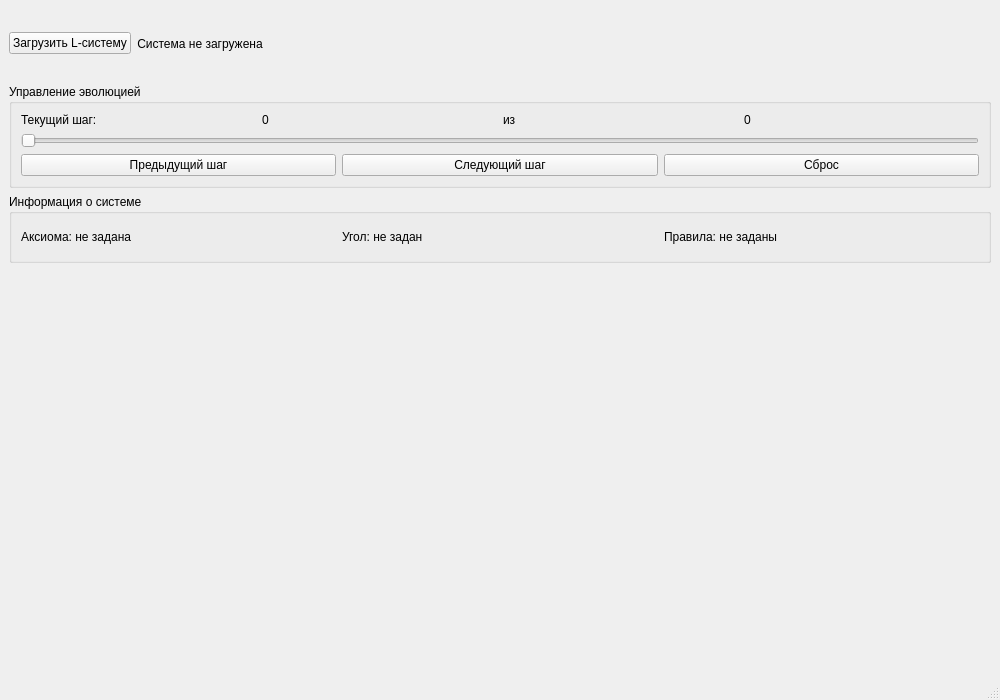
<?xml version="1.0" encoding="UTF-8"?>
<ui version="4.0">
    <class>MainWindow</class>
    <widget class="QMainWindow" name="MainWindow">
        <property name="geometry">
            <rect>
                <x>0</x>
                <y>0</y>
                <width>1000</width>
                <height>700</height>
            </rect>
        </property>
        <property name="windowTitle">
            <string>Визуализатор L-систем</string>
        </property>
        <widget class="QWidget" name="centralwidget">
            <layout class="QVBoxLayout" name="verticalLayout">
                <item>
                    <layout class="QHBoxLayout" name="horizontalLayout">
                        <item>
                            <widget class="QPushButton" name="loadButton">
                                <property name="text">
                                    <string>Загрузить L-систему</string>
                                </property>
                            </widget>
                        </item>
                        <item>
                            <widget class="QLabel" name="systemNameLabel">
                                <property name="text">
                                    <string>Система не загружена</string>
                                </property>
                                <property name="alignment">
                                    <set>Qt::AlignCenter</set>
                                </property>
                            </widget>
                        </item>
                        <item>
                            <spacer name="horizontalSpacer">
                                <property name="orientation">
                                    <enum>Qt::Horizontal</enum>
                                </property>
                                <property name="sizeHint" stdset="0">
                                    <size>
                                        <width>40</width>
                                        <height>20</height>
                                    </size>
                                </property>
                            </spacer>
                        </item>
                    </layout>
                </item>
                <item>
                    <widget class="QGroupBox" name="controlGroup">
                        <property name="title">
                            <string>Управление эволюцией</string>
                        </property>
                        <layout class="QVBoxLayout" name="verticalLayout_2">
                            <item>
                                <layout class="QHBoxLayout" name="horizontalLayout_2">
                                    <item>
                                        <widget class="QLabel" name="label">
                                            <property name="text">
                                                <string>Текущий шаг:</string>
                                            </property>
                                        </widget>
                                    </item>
                                    <item>
                                        <widget class="QLabel" name="stepLabel">
                                            <property name="text">
                                                <string>0</string>
                                            </property>
                                        </widget>
                                    </item>
                                    <item>
                                        <widget class="QLabel" name="label_3">
                                            <property name="text">
                                                <string>из</string>
                                            </property>
                                        </widget>
                                    </item>
                                    <item>
                                        <widget class="QLabel" name="maxStepLabel">
                                            <property name="text">
                                                <string>0</string>
                                            </property>
                                        </widget>
                                    </item>
                                </layout>
                            </item>
                            <item>
                                <widget class="QSlider" name="stepSlider">
                                    <property name="minimum">
                                        <number>0</number>
                                    </property>
                                    <property name="maximum">
                                        <number>0</number>
                                    </property>
                                    <property name="value">
                                        <number>0</number>
                                    </property>
                                    <property name="orientation">
                                        <enum>Qt::Horizontal</enum>
                                    </property>
                                </widget>
                            </item>
                            <item>
                                <layout class="QHBoxLayout" name="horizontalLayout_3">
                                    <item>
                                        <widget class="QPushButton" name="prevButton">
                                            <property name="text">
                                                <string>Предыдущий шаг</string>
                                            </property>
                                        </widget>
                                    </item>
                                    <item>
                                        <widget class="QPushButton" name="nextButton">
                                            <property name="text">
                                                <string>Следующий шаг</string>
                                            </property>
                                        </widget>
                                    </item>
                                    <item>
                                        <widget class="QPushButton" name="resetButton">
                                            <property name="text">
                                                <string>Сброс</string>
                                            </property>
                                        </widget>
                                    </item>
                                </layout>
                            </item>
                        </layout>
                    </widget>
                </item>
                <item>
                    <widget class="QGroupBox" name="infoGroup">
                        <property name="title">
                            <string>Информация о системе</string>
                        </property>
                        <layout class="QHBoxLayout" name="horizontalLayout_4">
                            <item>
                                <widget class="QLabel" name="axiomLabel">
                                    <property name="text">
                                        <string>Аксиома: не задана</string>
                                    </property>
                                </widget>
                            </item>
                            <item>
                                <widget class="QLabel" name="angleLabel">
                                    <property name="text">
                                        <string>Угол: не задан</string>
                                    </property>
                                </widget>
                            </item>
                            <item>
                                <widget class="QLabel" name="rulesLabel">
                                    <property name="text">
                                        <string>Правила: не заданы</string>
                                    </property>
                                </widget>
                            </item>
                        </layout>
                    </widget>
                </item>
                <item>
                    <widget class="QWidget" name="drawingArea">
                        <property name="minimumSize">
                            <size>
                                <width>400</width>
                                <height>400</height>
                            </size>
                        </property>
                    </widget>
                </item>
            </layout>
        </widget>
        <widget class="QStatusBar" name="statusbar"/>
    </widget>
    <resources/>
    <connections/>
</ui>
